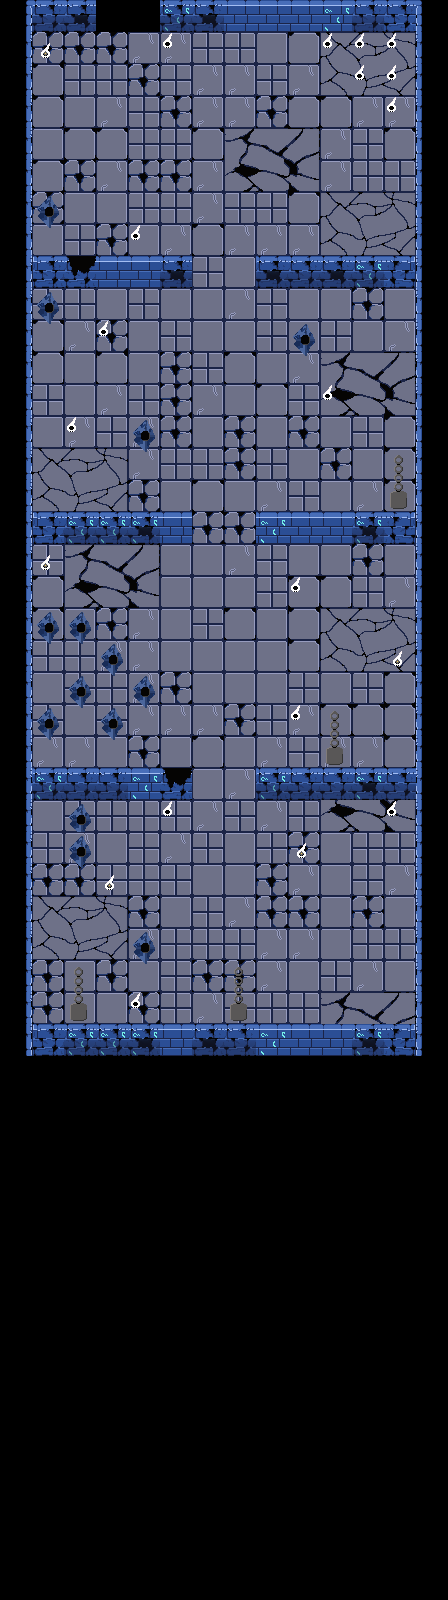

A level layout from a 2D game, rendered from its tile map. Below: a short description, then the map file with its tile-grid data intact:
An orthogonal 14x50 tile map with 32x32 px tiles, 2 tile layers (sol, obstacles), 1 hidden layer not drawn.

<map version="1.2" tiledversion="1.3.2" orientation="orthogonal" renderorder="right-down" compressionlevel="0" width="14" height="50" tilewidth="32" tileheight="32" infinite="0" nextlayerid="4" nextobjectid="1">
 <editorsettings>
  <export target="carteTuto.json" format="json" />
 </editorsettings>
 <tileset firstgid="1" name="donjon" tilewidth="32" tileheight="32" tilecount="121" columns="11">
  <image source="assets/donjon.png" width="360" height="360" />
  <tile id="0">
   <properties>
    <property name="estSolide" type="bool" value="true" />
   </properties>
  </tile>
  <tile id="1">
   <properties>
    <property name="estSolide" type="bool" value="true" />
   </properties>
  </tile>
  <tile id="2">
   <properties>
    <property name="estSolide" type="bool" value="true" />
   </properties>
  </tile>
  <tile id="3">
   <properties>
    <property name="estSolide" type="bool" value="true" />
   </properties>
  </tile>
  <tile id="4">
   <properties>
    <property name="estSolide" type="bool" value="true" />
   </properties>
  </tile>
  <tile id="5">
   <properties>
    <property name="estSolide" type="bool" value="true" />
   </properties>
  </tile>
  <tile id="6">
   <properties>
    <property name="estSolide" type="bool" value="false" />
   </properties>
  </tile>
  <tile id="7">
   <properties>
    <property name="estSolide" type="bool" value="false" />
   </properties>
  </tile>
  <tile id="11">
   <properties>
    <property name="estSolide" type="bool" value="true" />
   </properties>
  </tile>
  <tile id="12">
   <properties>
    <property name="estSolide" type="bool" value="true" />
   </properties>
  </tile>
  <tile id="13">
   <properties>
    <property name="estSolide" type="bool" value="false" />
   </properties>
  </tile>
  <tile id="14">
   <properties>
    <property name="estSolide" type="bool" value="false" />
   </properties>
  </tile>
  <tile id="15">
   <properties>
    <property name="estSolide" type="bool" value="true" />
   </properties>
  </tile>
  <tile id="16">
   <properties>
    <property name="estSolide" type="bool" value="true" />
   </properties>
  </tile>
  <tile id="17">
   <properties>
    <property name="estSolide" type="bool" value="false" />
   </properties>
  </tile>
  <tile id="18">
   <properties>
    <property name="estSolide" type="bool" value="false" />
   </properties>
  </tile>
  <tile id="22">
   <properties>
    <property name="estSolide" type="bool" value="true" />
   </properties>
  </tile>
  <tile id="23">
   <properties>
    <property name="estSolide" type="bool" value="false" />
   </properties>
  </tile>
  <tile id="24">
   <properties>
    <property name="estSolide" type="bool" value="false" />
   </properties>
  </tile>
  <tile id="25">
   <properties>
    <property name="estSolide" type="bool" value="false" />
   </properties>
  </tile>
  <tile id="26">
   <properties>
    <property name="estSolide" type="bool" value="true" />
   </properties>
  </tile>
  <tile id="27">
   <properties>
    <property name="estSolide" type="bool" value="true" />
   </properties>
  </tile>
  <tile id="28">
   <properties>
    <property name="estSolide" type="bool" value="false" />
   </properties>
  </tile>
  <tile id="29">
   <properties>
    <property name="estSolide" type="bool" value="false" />
   </properties>
  </tile>
  <tile id="33">
   <properties>
    <property name="estSolide" type="bool" value="true" />
   </properties>
  </tile>
  <tile id="34">
   <properties>
    <property name="estSolide" type="bool" value="true" />
   </properties>
  </tile>
  <tile id="35">
   <properties>
    <property name="estSolide" type="bool" value="false" />
   </properties>
  </tile>
  <tile id="36">
   <properties>
    <property name="estSolide" type="bool" value="false" />
   </properties>
  </tile>
  <tile id="37">
   <properties>
    <property name="estSolide" type="bool" value="false" />
   </properties>
  </tile>
  <tile id="38">
   <properties>
    <property name="estSolide" type="bool" value="false" />
   </properties>
  </tile>
  <tile id="39">
   <properties>
    <property name="estSolide" type="bool" value="false" />
   </properties>
  </tile>
  <tile id="40">
   <properties>
    <property name="estSolide" type="bool" value="false" />
   </properties>
  </tile>
  <tile id="44">
   <properties>
    <property name="estSolide" type="bool" value="true" />
   </properties>
  </tile>
  <tile id="45">
   <properties>
    <property name="estSolide" type="bool" value="true" />
   </properties>
  </tile>
  <tile id="46">
   <properties>
    <property name="estSolide" type="bool" value="false" />
   </properties>
  </tile>
  <tile id="47">
   <properties>
    <property name="estSolide" type="bool" value="false" />
   </properties>
  </tile>
  <tile id="48">
   <properties>
    <property name="estSolide" type="bool" value="false" />
   </properties>
  </tile>
  <tile id="49">
   <properties>
    <property name="estSolide" type="bool" value="false" />
   </properties>
  </tile>
  <tile id="50">
   <properties>
    <property name="estPower" type="bool" value="true" />
    <property name="estSolide" type="bool" value="false" />
   </properties>
  </tile>
  <tile id="51">
   <properties>
    <property name="estSolide" type="bool" value="false" />
   </properties>
  </tile>
  <tile id="55">
   <properties>
    <property name="estSolide" type="bool" value="false" />
   </properties>
  </tile>
  <tile id="56">
   <properties>
    <property name="estSolide" type="bool" value="false" />
   </properties>
  </tile>
  <tile id="57">
   <properties>
    <property name="estSolide" type="bool" value="false" />
   </properties>
  </tile>
  <tile id="58">
   <properties>
    <property name="estSolide" type="bool" value="true" />
   </properties>
  </tile>
  <tile id="59">
   <properties>
    <property name="estSolide" type="bool" value="true" />
   </properties>
  </tile>
  <tile id="60">
   <properties>
    <property name="estSolide" type="bool" value="true" />
   </properties>
  </tile>
  <tile id="61">
   <properties>
    <property name="estSolide" type="bool" value="false" />
   </properties>
  </tile>
  <tile id="62">
   <properties>
    <property name="estSolide" type="bool" value="false" />
   </properties>
  </tile>
  <tile id="63">
   <properties>
    <property name="estEscalier" type="bool" value="true" />
   </properties>
  </tile>
  <tile id="66">
   <properties>
    <property name="estSolide" type="bool" value="true" />
   </properties>
  </tile>
  <tile id="67">
   <properties>
    <property name="estSolide" type="bool" value="true" />
   </properties>
  </tile>
  <tile id="68">
   <properties>
    <property name="estSolide" type="bool" value="true" />
   </properties>
  </tile>
  <tile id="69">
   <properties>
    <property name="estSolide" type="bool" value="true" />
   </properties>
  </tile>
  <tile id="70">
   <properties>
    <property name="estSolide" type="bool" value="false" />
   </properties>
  </tile>
  <tile id="71">
   <properties>
    <property name="estSolide" type="bool" value="false" />
   </properties>
  </tile>
  <tile id="72">
   <properties>
    <property name="estSolide" type="bool" value="false" />
   </properties>
  </tile>
  <tile id="73">
   <properties>
    <property name="estSolide" type="bool" value="false" />
   </properties>
  </tile>
  <tile id="77">
   <properties>
    <property name="estSolide" type="bool" value="true" />
   </properties>
  </tile>
  <tile id="78">
   <properties>
    <property name="estSolide" type="bool" value="true" />
   </properties>
  </tile>
  <tile id="79">
   <properties>
    <property name="estSolide" type="bool" value="true" />
   </properties>
  </tile>
  <tile id="80">
   <properties>
    <property name="estSolide" type="bool" value="true" />
   </properties>
  </tile>
  <tile id="81">
   <properties>
    <property name="estSolide" type="bool" value="true" />
   </properties>
  </tile>
  <tile id="82">
   <properties>
    <property name="estSolide" type="bool" value="true" />
   </properties>
  </tile>
  <tile id="83">
   <properties>
    <property name="estSolide" type="bool" value="true" />
   </properties>
  </tile>
  <tile id="84">
   <properties>
    <property name="estSolide" type="bool" value="true" />
   </properties>
  </tile>
 </tileset>
 <layer id="2" name="sol" width="14" height="50">
  <data encoding="csv">
0,106,107,0,0,0,0,0,0,0,0,0,0,0,
0,39,39,39,48,48,37,37,38,49,107,108,109,0,
0,49,37,37,39,37,48,48,37,48,118,119,120,0,
0,49,38,48,37,39,48,48,39,49,49,48,48,0,
0,38,49,49,37,37,49,103,104,105,48,37,49,0,
0,49,39,48,39,39,48,114,115,116,48,37,37,0,
0,39,38,38,37,37,48,37,37,49,107,108,109,0,
0,38,37,39,38,48,49,48,48,48,118,119,120,0,
0,0,0,0,0,49,37,38,49,0,0,0,0,0,
0,37,37,38,37,38,38,48,37,38,38,39,38,0,
0,49,48,39,38,37,38,38,37,38,37,38,48,0,
0,49,38,49,38,39,37,49,38,48,103,104,105,0,
0,37,38,48,37,39,48,38,49,37,114,115,116,0,
0,38,48,37,48,39,38,39,38,39,38,37,49,0,
0,107,108,109,48,37,37,39,37,38,39,38,49,0,
0,118,119,120,39,38,49,38,48,37,38,48,49,0,
0,0,0,0,0,0,39,39,0,0,0,0,0,0,
0,37,103,104,105,38,38,48,37,38,38,39,38,0,
0,49,114,115,116,38,38,38,37,49,49,37,48,0,
0,49,38,39,48,38,37,49,38,49,107,108,109,0,
0,37,37,48,48,38,38,38,38,49,118,119,120,0,
0,38,37,37,48,39,38,38,38,37,38,37,49,0,
0,37,38,37,48,48,48,39,37,48,49,49,49,0,
0,48,48,38,39,38,49,38,48,37,48,48,49,0,
0,0,0,0,0,0,38,48,0,0,103,104,105,0,
0,38,37,37,37,37,48,37,48,37,114,115,116,0,
0,37,48,38,37,48,37,38,37,39,38,37,37,0,
0,39,39,37,37,37,38,38,39,48,38,37,48,0,
0,107,108,109,39,38,37,48,39,39,38,39,38,0,
0,118,119,120,48,37,37,37,48,48,38,37,37,0,
0,39,38,39,38,37,39,39,48,38,37,48,38,0,
0,39,38,38,39,37,48,37,37,37,103,104,105,0,
0,0,0,0,0,0,0,0,0,0,114,115,116,0,
0,0,0,0,0,0,0,0,0,0,0,0,0,0,
0,0,0,0,0,0,0,0,0,0,0,0,0,0,
0,0,0,0,0,0,0,0,0,0,0,0,0,0,
0,0,0,0,0,0,0,0,0,0,0,0,0,0,
0,0,0,0,0,0,0,0,0,0,0,0,0,0,
0,0,0,0,0,0,0,0,0,0,0,0,0,0,
0,0,0,0,0,0,0,0,0,0,0,0,0,0,
0,0,0,0,0,0,0,0,0,0,0,0,0,0,
0,0,0,0,0,0,0,0,0,0,0,0,0,0,
0,0,0,0,0,0,0,0,0,0,0,0,0,0,
0,0,0,0,0,0,0,0,0,0,0,0,0,0,
0,0,0,0,0,0,0,0,0,0,0,0,0,0,
0,0,0,0,0,0,0,0,0,0,0,0,0,0,
0,0,0,0,0,0,0,0,0,0,0,0,0,0,
0,0,0,0,0,0,0,0,0,0,0,0,0,0,
0,0,0,0,0,0,0,0,0,0,0,0,0,0,
0,0,0,0,0,0,0,0,0,0,0,0,0,0
</data>
 </layer>
 <layer id="1" name="obstacles" width="14" height="50">
  <data encoding="csv">
67,1,12,0,0,2,12,3,3,3,4,1,69,70,
78,40,0,0,0,41,0,0,0,0,41,41,41,81,
78,0,0,0,0,0,0,0,0,0,0,41,41,81,
78,0,0,0,0,0,0,0,0,0,0,0,41,81,
78,0,0,0,0,0,0,0,0,0,0,0,0,81,
78,0,0,0,0,0,0,0,0,0,0,0,0,81,
78,51,0,0,0,0,0,0,0,0,0,0,0,81,
78,62,0,0,41,0,0,0,0,0,0,0,0,81,
78,45,23,3,3,12,0,0,12,1,12,2,46,81,
78,51,0,0,0,0,0,0,0,0,0,0,0,81,
78,62,0,41,0,0,0,0,0,51,0,0,0,81,
78,0,0,0,0,0,0,0,0,62,0,0,0,81,
78,0,0,0,0,0,0,0,0,0,41,0,0,81,
78,0,41,0,51,0,0,0,0,0,0,0,0,81,
78,0,0,0,62,0,0,0,0,0,0,0,63,81,
78,0,0,0,0,0,0,0,0,0,0,0,74,81,
78,45,2,2,13,3,0,0,4,3,3,13,46,81,
78,40,0,0,0,0,0,0,0,0,0,0,0,81,
78,0,0,0,0,0,0,0,0,41,0,0,0,81,
78,51,51,0,0,0,0,0,0,0,0,0,0,81,
78,62,62,51,0,0,0,0,0,0,0,0,40,81,
78,0,51,62,51,0,0,0,0,0,0,0,0,81,
78,51,62,51,62,0,0,0,0,41,63,0,0,81,
78,62,0,62,0,0,0,0,0,0,74,0,0,81,
78,2,1,1,4,23,0,0,2,1,1,13,1,81,
78,0,51,0,0,41,0,0,0,0,0,0,41,81,
78,0,51,0,0,0,0,0,0,40,0,0,0,81,
78,0,62,40,0,0,0,0,0,0,0,0,0,81,
78,0,0,0,0,0,0,0,0,0,0,0,0,81,
78,0,0,0,51,0,0,0,0,0,0,0,0,81,
78,0,63,0,62,0,0,63,0,0,0,0,0,81,
78,0,74,0,41,0,0,74,0,0,0,0,0,81,
78,45,2,2,13,3,12,1,4,3,3,13,46,81,
0,0,0,0,0,0,0,0,0,0,0,0,0,0,
0,0,0,0,0,0,0,0,0,0,0,0,0,0,
0,0,0,0,0,0,0,0,0,0,0,0,0,0,
0,0,0,0,0,0,0,0,0,0,0,0,0,0,
0,0,0,0,0,0,0,0,0,0,0,0,0,0,
0,0,0,0,0,0,0,0,0,0,0,0,0,0,
0,0,0,0,0,0,0,0,0,0,0,0,0,0,
0,0,0,0,0,0,0,0,0,0,0,0,0,0,
0,0,0,0,0,0,0,0,0,0,0,0,0,0,
0,0,0,0,0,0,0,0,0,0,0,0,0,0,
0,0,0,0,0,0,0,0,0,0,0,0,0,0,
0,0,0,0,0,0,0,0,0,0,0,0,0,0,
0,0,0,0,0,0,0,0,0,0,0,0,0,0,
0,0,0,0,0,0,0,0,0,0,0,0,0,0,
0,0,0,0,0,0,0,0,0,0,0,0,0,0,
0,0,0,0,0,0,0,0,0,0,0,0,0,0,
0,0,0,0,0,0,0,0,0,0,0,0,0,0
</data>
 </layer>
 <layer id="3" name="sur" width="14" height="50" visible="0">
  <data encoding="csv">
0,0,0,95,96,97,0,0,0,0,0,0,0,0,
0,0,0,0,0,0,0,0,0,0,0,0,0,0,
0,0,0,0,0,0,0,0,0,0,0,0,0,0,
0,0,0,0,0,0,0,0,0,0,0,0,0,0,
0,0,0,0,0,0,0,0,0,0,0,0,0,0,
0,0,0,0,0,0,0,0,0,0,0,0,0,0,
0,0,0,0,0,0,0,0,0,0,0,0,0,0,
0,0,0,0,0,0,0,0,0,0,0,0,0,0,
0,0,0,0,0,0,0,0,0,0,0,0,0,0,
0,0,0,0,0,0,0,0,0,0,0,0,0,0,
0,0,0,0,0,0,0,0,0,0,0,0,0,0,
0,0,0,0,0,0,0,0,0,0,0,0,0,0,
0,0,0,0,0,0,0,0,0,0,0,0,0,0,
0,0,0,0,0,0,0,0,0,0,0,0,0,0,
0,0,0,0,0,0,0,0,0,0,0,0,0,0,
0,0,0,0,0,0,0,0,0,0,0,0,0,0,
0,0,0,0,0,0,0,0,0,0,0,0,0,0,
0,0,0,0,0,0,0,0,0,0,0,0,0,0,
0,0,0,0,0,0,0,0,0,0,0,0,0,0,
0,0,0,0,0,0,0,0,0,0,0,0,0,0,
0,0,0,0,0,0,0,0,0,0,0,0,0,0,
0,0,0,0,0,0,0,0,0,0,0,0,0,0,
0,0,0,0,0,0,0,0,0,0,0,0,0,0,
0,0,0,0,0,0,0,0,0,0,0,0,0,0,
0,0,0,0,0,0,0,0,0,0,0,0,0,0,
0,0,0,0,0,0,0,0,15,0,0,0,0,0,
0,0,0,0,0,0,0,0,26,0,0,0,0,0,
0,0,0,0,0,0,0,0,0,0,0,0,0,0,
0,0,0,0,0,0,0,0,0,0,0,0,0,0,
0,0,0,0,0,0,0,0,0,0,0,0,0,0,
0,0,0,0,0,0,0,0,0,0,0,0,0,0,
0,0,0,0,0,0,0,0,0,0,0,0,0,0,
0,0,0,0,0,0,0,0,0,0,0,0,0,0,
0,0,0,0,0,0,0,0,0,0,0,0,0,0,
0,0,0,0,0,0,0,0,0,0,0,0,0,0,
0,0,0,0,0,0,0,0,0,0,0,0,0,0,
0,0,0,0,0,0,0,0,0,0,0,0,0,0,
0,0,0,0,0,0,0,0,0,0,0,0,0,0,
0,0,0,0,0,0,0,0,0,0,0,0,0,0,
0,0,0,0,0,0,0,0,0,0,0,0,0,0,
0,0,0,0,0,0,0,0,0,0,0,0,0,0,
0,0,0,0,0,0,0,0,0,0,0,0,0,0,
0,0,0,0,0,0,0,0,0,0,0,0,0,0,
0,0,0,0,0,0,0,0,0,0,0,0,0,0,
0,0,0,0,0,0,0,0,0,0,0,0,0,0,
0,0,0,0,0,0,0,0,0,0,0,0,0,0,
0,0,0,0,0,0,0,0,0,0,0,0,0,0,
0,0,0,0,0,0,0,0,0,0,0,0,0,0,
0,0,0,0,0,0,0,0,0,0,0,0,0,0,
0,0,0,0,0,0,0,0,0,0,0,0,0,0
</data>
 </layer>
</map>
